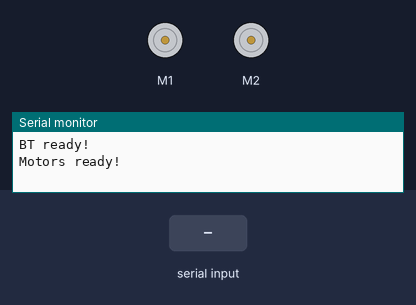
The sketch below on a simulated Arduino Uno, built with avr-gcc and run on an emulated ATmega328P. On the bench: 2 × DC motor (green arrow = forward, orange = backward, longer = faster), the last lines printed to the serial monitor. Inputs (shaded band) come from the test bench.

Above: at 1.2 s.
1.3 s: "F" received over the second serial link
At 1.42 s:
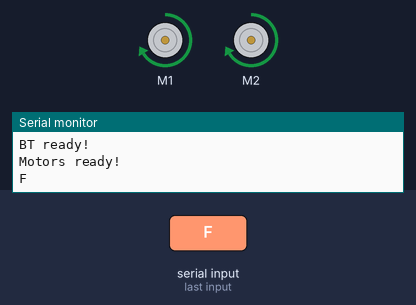
3.8 s: "B" received over the second serial link
At 3.92 s:
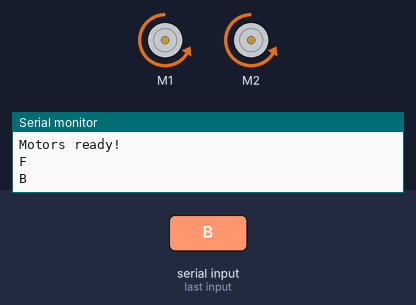
5.3 s: "L" received over the second serial link
At 5.42 s:
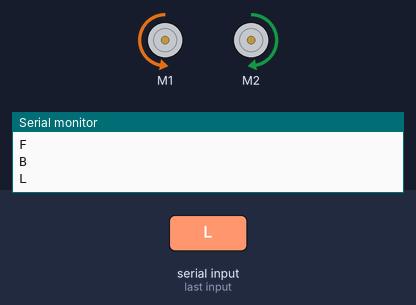
Timing chart, 0 to 8.3 s (numbered marks = the images above; inputs shaded):
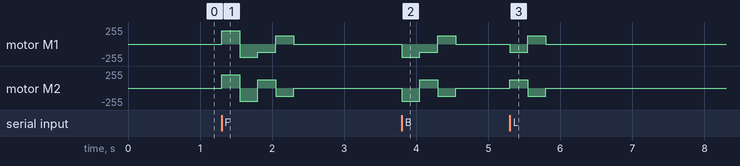

Measured:
- after the input at 3.8 s, motor M1: stopped → backward 200/255 at once, → backward 127/255 0.25 s later, → forward 127/255 0.25 s later, → stopped 0.25 s later; motor M2: stopped → backward 200/255 at once, → forward 127/255 0.25 s later, → backward 127/255 0.25 s later, → stopped 0.25 s later
- after the input at 5.3 s, motor M1: stopped → backward 127/255 at once, → forward 127/255 0.25 s later, → stopped 0.25 s later; motor M2: stopped → forward 127/255 at once, → backward 127/255 0.25 s later, → stopped 0.25 s later

The sketch:

twoWheelDriveBy.ino
```cpp
#include <AFMotor.h>
#include <SoftwareSerial.h>

//Left and Right Motor initialize (can use more motors)
AF_DCMotor LMOTOR(1);
AF_DCMotor RMOTOR(2);

//Bluetooth TX and RX initialize to pin 9 and 10 (unused servo pins on L239D motor shield...should replace to unused analog pins)
SoftwareSerial BT(9,10);

void setup() {
  Serial.begin(9600);

  //Bluetooh HC-06 communication initialize
  BT.begin(9600);
  Serial.println("BT ready!");

  //Motor setup
  LMOTOR.setSpeed(0);
  RMOTOR.setSpeed(0);

  LMOTOR.run(RELEASE);
  RMOTOR.run(RELEASE);
  Serial.println("Motors ready!");
}

char c;
char lastc;
int delayTimer = 25;
int motorTimer = 250;
void mloop(){
  delay(10);
}

void loop() {
  //Serial.println("Bluetooth Read");
  if (BT.available()){
    c=(BT.read());
    Serial.println(c);
  	selector(c);
  }
}

//picks motor function
void selector(char choice){
  	switch(choice){
	    case 'F':
	      forward();
	    case 'B':
	      backward();
	    case 'L':
	      left();
	    case 'R':
	      right();
	    case 'S':
	      stopped();
	    default:
	      break;
	}
}

//direction
int f = FORWARD;
int b = BACKWARD;
void forward(){
	LMOTOR.run(f);
	RMOTOR.run(f);
	LMOTOR.setSpeed(200);
	RMOTOR.setSpeed(200);
	delay(motorTimer);
}

void backward(){
	LMOTOR.run(b);
	RMOTOR.run(b );
	LMOTOR.setSpeed(200);
	RMOTOR.setSpeed(200);
	delay(motorTimer);
}

void left(){
	LMOTOR.run(b);
	RMOTOR.run(f);
	LMOTOR.setSpeed(127);
	RMOTOR.setSpeed(127);
	delay(motorTimer);
}

void right(){
	LMOTOR.run(f);
	RMOTOR.run(b);
	LMOTOR.setSpeed(127);
	RMOTOR.setSpeed(127);
	delay(motorTimer);
}

void stopped(){
	LMOTOR.run(RELEASE);
	RMOTOR.run(RELEASE);
	LMOTOR.setSpeed(0);
	RMOTOR.setSpeed(0);
	delay(motorTimer);
}
```
